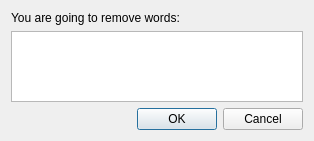
<?xml version="1.0" encoding="UTF-8"?>
<ui version="4.0">
 <class>RemoveWordConfirm</class>
 <widget class="QDialog" name="RemoveWordConfirm">
  <property name="geometry">
   <rect>
    <x>0</x>
    <y>0</y>
    <width>314</width>
    <height>141</height>
   </rect>
  </property>
  <property name="sizePolicy">
   <sizepolicy hsizetype="Preferred" vsizetype="Preferred">
    <horstretch>0</horstretch>
    <verstretch>0</verstretch>
   </sizepolicy>
  </property>
  <property name="windowTitle">
   <string>Remove words dialog</string>
  </property>
  <layout class="QHBoxLayout" name="horizontalLayout">
   <item>
    <layout class="QVBoxLayout" name="verticalLayout">
     <item>
      <widget class="QLabel" name="label">
       <property name="text">
        <string>You are going to remove words:</string>
       </property>
      </widget>
     </item>
     <item>
      <widget class="QTextBrowser" name="textBrowser"/>
     </item>
     <item>
      <widget class="QDialogButtonBox" name="buttonBox">
       <property name="orientation">
        <enum>Qt::Horizontal</enum>
       </property>
       <property name="standardButtons">
        <set>QDialogButtonBox::Cancel|QDialogButtonBox::Ok</set>
       </property>
      </widget>
     </item>
    </layout>
   </item>
  </layout>
 </widget>
 <resources/>
 <connections>
  <connection>
   <sender>buttonBox</sender>
   <signal>accepted()</signal>
   <receiver>RemoveWordConfirm</receiver>
   <slot>accept()</slot>
   <hints>
    <hint type="sourcelabel">
     <x>248</x>
     <y>254</y>
    </hint>
    <hint type="destinationlabel">
     <x>157</x>
     <y>274</y>
    </hint>
   </hints>
  </connection>
  <connection>
   <sender>buttonBox</sender>
   <signal>rejected()</signal>
   <receiver>RemoveWordConfirm</receiver>
   <slot>reject()</slot>
   <hints>
    <hint type="sourcelabel">
     <x>316</x>
     <y>260</y>
    </hint>
    <hint type="destinationlabel">
     <x>286</x>
     <y>274</y>
    </hint>
   </hints>
  </connection>
 </connections>
</ui>
